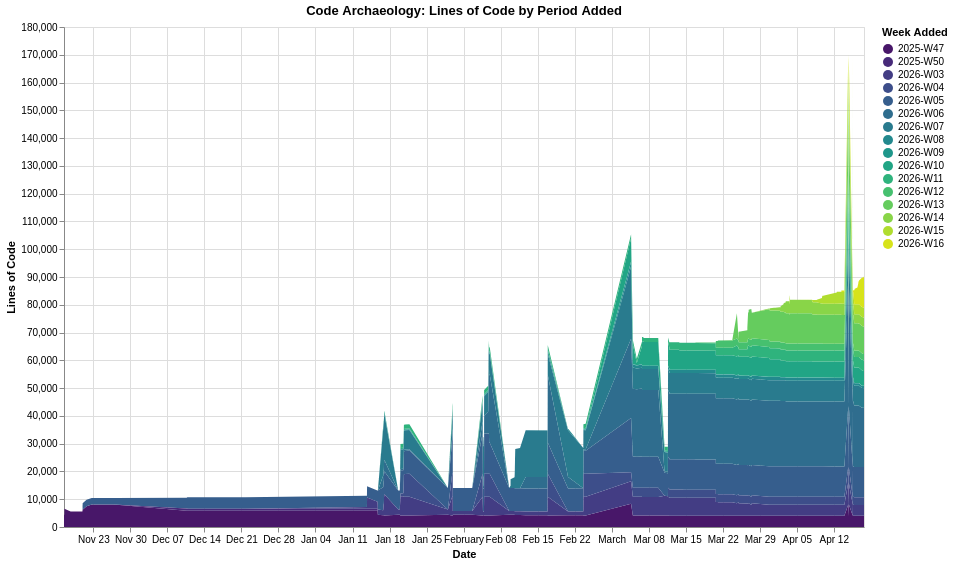

The specification (Vega-Lite) saved for this image:
### Vega-Lite specification from a JSON file in a GitHub repository (floating-point values rounded to 4 significant figures; data arrays with more than 128 entries replaced by an {"elided": "..."} marker saying what was removed)
{"$schema": "https://vega.github.io/schema/vega-lite/v6.1.0.json", "config": {"view": {"continuousHeight": 300, "continuousWidth": 300}}, "data": {"name": "data-f4ae831269f7b3751fcadc73f78abad6"}, "datasets": {"data-f4ae831269f7b3751fcadc73f78abad6": {"elided": "3251 records"}}, "encoding": {"color": {"field": "period", "scale": {"scheme": "viridis"}, "title": "Week Added", "type": "ordinal"}, "order": {"field": "period", "sort": "ascending", "type": "ordinal"}, "tooltip": [{"field": "commit_date", "type": "temporal"}, {"field": "period", "type": "ordinal"}, {"field": "line_count", "type": "quantitative"}], "x": {"field": "commit_date", "title": "Date", "type": "temporal"}, "y": {"field": "line_count", "title": "Lines of Code", "type": "quantitative"}}, "height": 500, "mark": {"type": "area"}, "title": "Code Archaeology: Lines of Code by Period Added", "width": 800}
